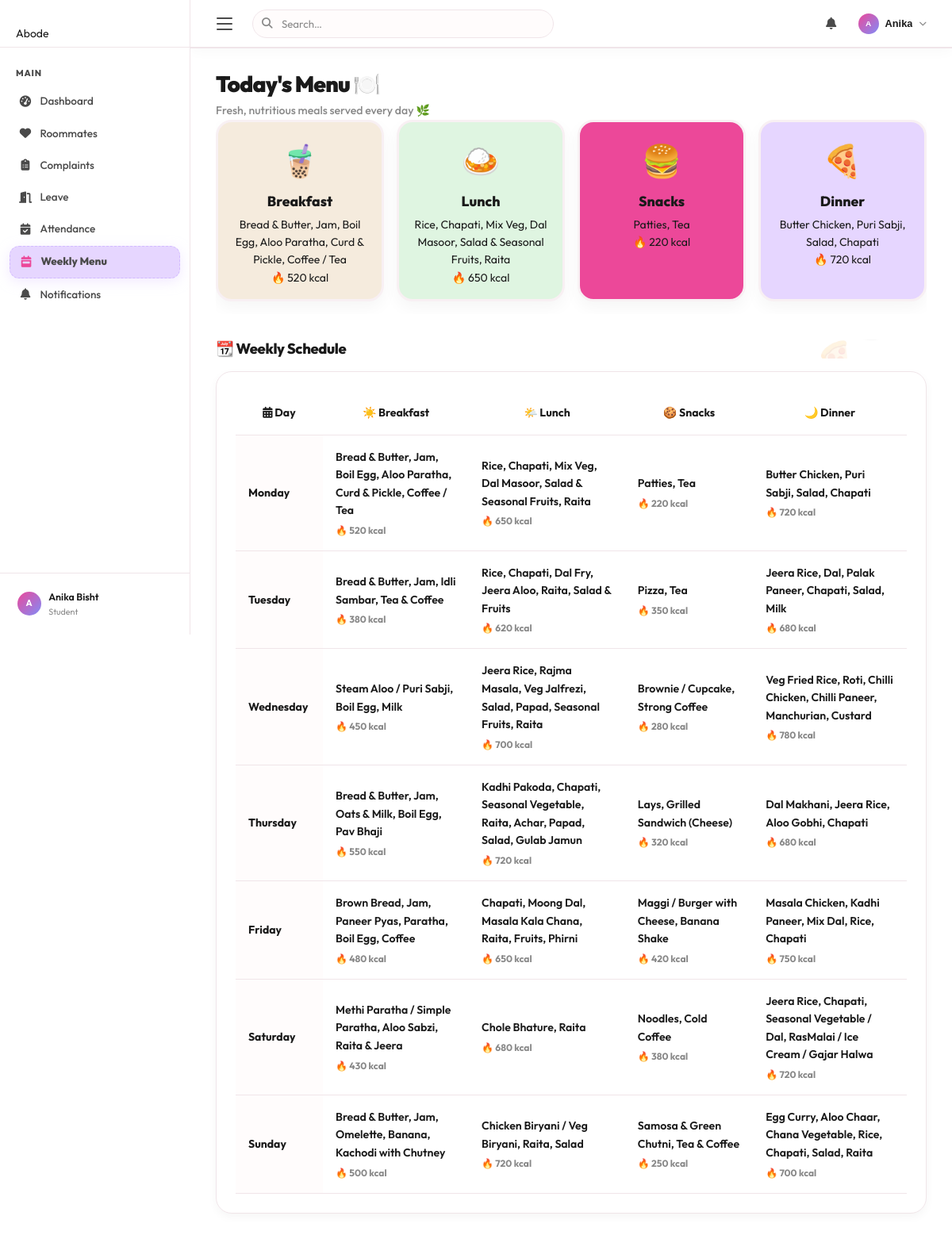
The app's page /menu/ (signed in) with its own data.
### tables this page shows
CREATE TABLE hostel_menu (
    id INTEGER PRIMARY KEY AUTOINCREMENT,
    day_id INTEGER NOT NULL,
    meal_id INTEGER NOT NULL,
    items TEXT NOT NULL,
    calories INTEGER DEFAULT 0,
    updated_at TIMESTAMP DEFAULT CURRENT_TIMESTAMP,
    FOREIGN KEY (day_id) REFERENCES menu_days (id) ON DELETE CASCADE,
    FOREIGN KEY (meal_id) REFERENCES meal_types (id) ON DELETE CASCADE,
    UNIQUE(day_id, meal_id)
);

CREATE TABLE meal_types (
    id INTEGER PRIMARY KEY AUTOINCREMENT,
    meal TEXT NOT NULL UNIQUE,
    display_order INTEGER NOT NULL
);

CREATE TABLE menu_days (
    id INTEGER PRIMARY KEY AUTOINCREMENT,
    day TEXT NOT NULL UNIQUE,
    display_order INTEGER NOT NULL
);

### routes/menu.py (the view)
@bp.route('/')
@login_required
def view_menu():
    cursor = get_cursor()
    cursor.execute('''
        SELECT
            md.id   AS day_id,
            md.day,
            md.display_order AS day_order,
            mt.id   AS meal_id,
            mt.meal,
            mt.display_order AS meal_order,
            hm.items,
            hm.calories
        FROM menu_days md
        CROSS JOIN meal_types mt
        LEFT JOIN hostel_menu hm
               ON md.id = hm.day_id AND mt.id = hm.meal_id
        ORDER BY md.display_order, mt.display_order
    ''')
    rows = cursor.fetchall()
    cursor.execute('SELECT meal FROM meal_types ORDER BY display_order')
    meal_names = [r['meal'] for r in cursor.fetchall()]
    cursor.execute('SELECT day FROM menu_days ORDER BY display_order')
    day_names = [r['day'] for r in cursor.fetchall()]
    weekly_menu = {}
    for row in rows:
        day  = row['day']
        meal = row['meal']
        if day not in weekly_menu:
            weekly_menu[day] = {}
        weekly_menu[day][meal] = {
            'items':    row['items']    or 'Not set',
            'calories': row['calories'] or 0,
        }
    return render_template(
        'menu.html',
        weekly_menu=weekly_menu,
        day_names=day_names,
        meal_names=meal_names,
    )

### app.py (called while the page is built)
@app.context_processor
def inject_unread_count():
    if 'user_id' in session:
        from services.db import get_cursor
        uid = session['user_id']
        try:
            cursor = get_cursor()
            cursor.execute("""
                SELECT COUNT(*) AS cnt FROM notifications
                WHERE (user_id = ? OR user_id IS NULL) AND is_read = 0
            """, (uid,))
            result = cursor.fetchone()
            return {'unread_count': result['cnt'] if result else 0}
        except Exception:
            return {'unread_count': 0}
    return {'unread_count': 0}

### routes/menu.py (called while the page is built)
def login_required(f):
    @wraps(f)
    def decorated(*args, **kwargs):
        if 'user_id' not in session:
            flash('Please log in to continue.', 'warning')
            return redirect(url_for('auth.login'))
        return f(*args, **kwargs)
    return decorated

### services/db.py (called while the page is built)
def get_db():
    if 'db' not in g:
        g.db = sqlite3.connect(Config.DB_PATH)
        g.db.row_factory = sqlite3.Row   # Access columns by name like a dict
        g.db.execute("PRAGMA foreign_keys = ON")
    return g.db

def get_cursor(dictionary=True):
    db = get_db()
    return db.cursor()

### templates/menu.html (shortened to what this page needs)
{% extends "base.html" %}
{% block content %}
<div class="abode-menu-page">
  <div class="abode-menu-content">
    <div class="abode-menu-header fade-in">
      <div style="display:flex;align-items:center;justify-content:space-between;flex-wrap:wrap;gap:1rem;">
        <div>
          <h1 style="font-size:1.75rem; font-weight:900; letter-spacing:-0.03em;">Today's Menu 🍽️</h1>
          <p style="font-size:0.88rem; color:var(--text-3); margin-top:0.25rem; font-weight:500;">
            Fresh, nutritious meals served every day 🌿
          </p>
        </div>
      </div>
    </div>
    <div class="abode-meal-cards">
      <div class="abode-meal-card breakfast fade-in fade-in-1" style="background:var(--abode-beige);">
        <span class="abode-meal-icon sticker-interact">🧋</span>
        <div class="abode-meal-name">Breakfast</div>
        {% for day, meals in weekly_menu.items() %}{% if loop.first %}
          {% set b = meals.get('Breakfast', {}) %}
          <div class="abode-meal-items">{{ b['items'] if b and b.get('items') != 'Not set' else 'Menu not available' }}</div>
          {% if b and b.get('calories') %}<span class="abode-meal-cal">🔥 {{ b['calories'] }} kcal</span>{% endif %}
        {% endif %}{% endfor %}
      </div>
      <div class="abode-meal-card lunch fade-in fade-in-2" style="background:var(--abode-mint);">
        <span class="abode-meal-icon sticker-interact">🍛</span>
        <div class="abode-meal-name">Lunch</div>
        {% for day, meals in weekly_menu.items() %}{% if loop.first %}
          {% set l = meals.get('Lunch', {}) %}
          <div class="abode-meal-items">{{ l['items'] if l and l.get('items') != 'Not set' else 'Menu not available' }}</div>
          {% if l and l.get('calories') %}<span class="abode-meal-cal">🔥 {{ l['calories'] }} kcal</span>{% endif %}
        {% endif %}{% endfor %}
      </div>
      <div class="abode-meal-card snacks fade-in fade-in-3" style="background:var(--abode-pink);">
        <span class="abode-meal-icon sticker-interact">🍔</span>
        <div class="abode-meal-name">Snacks</div>
        {% for day, meals in weekly_menu.items() %}{% if loop.first %}
          {% set s = meals.get('Snacks', {}) %}
          <div class="abode-meal-items">{{ s['items'] if s and s.get('items') != 'Not set' else 'Menu not available' }}</div>
          {% if s and s.get('calories') %}<span class="abode-meal-cal">🔥 {{ s['calories'] }} kcal</span>{% endif %}
        {% endif %}{% endfor %}
      </div>
      <div class="abode-meal-card dinner fade-in fade-in-4" style="background:var(--abode-lavender);">
        <span class="abode-meal-icon sticker-interact">🍕</span>
        <div class="abode-meal-name">Dinner</div>
        {% for day, meals in weekly_menu.items() %}{% if loop.first %}
          {% set d = meals.get('Dinner', {}) %}
          <div class="abode-meal-items">{{ d['items'] if d and d.get('items') != 'Not set' else 'Menu not available' }}</div>
          {% if d and d.get('calories') %}<span class="abode-meal-cal">🔥 {{ d['calories'] }} kcal</span>{% endif %}
        {% endif %}{% endfor %}
      </div>
    </div>
    <div style="margin-top:1.5rem; margin-bottom:1rem; position:relative; overflow:hidden;" class="fade-in">
      <h2 style="font-size:1.15rem; font-weight:800; color:var(--text); letter-spacing:-0.02em;">
        📆 Weekly Schedule
      </h2>
      <div class="menu-sticker" style="top: -10px; right: 10%; animation-delay: 0s;">🍕</div>
      <div class="menu-sticker" style="bottom: 10px; right: 5%; animation-delay: 2s;">🍛</div>
    </div>
    <div style="background:white; border:1px solid var(--border); border-radius:20px; padding:1.5rem; box-shadow:var(--shadow-sm); overflow-x:auto;" class="fade-in fade-in-2">
      <table class="abode-data-table" style="border-collapse: separate; border-spacing: 0;">
        <thead>
          <tr>
            <th style="min-width:110px; border-bottom:1px solid var(--border); padding:1rem;"><i class="fas fa-calendar-days"></i> Day</th>
            {% for meal in meal_names %}
            <th style="min-width:140px; border-bottom:1px solid var(--border); padding:1rem;">
              {% if meal == 'Breakfast' %}☀️
              {% elif meal == 'Lunch' %}🌤️
              {% elif meal == 'Snacks' %}🍪
              {% elif meal == 'Dinner' %}🌙
              {% endif %}
              {{ meal }}
            </th>
            {% endfor %}
          </tr>
        </thead>
        <tbody>
          {% for day in day_names %}
          <tr>
            <td style="font-weight:700; background:var(--bg); border-bottom:1px solid #F0E5E9; padding:1rem;">{{ day }}</td>
            {% for meal in meal_names %}
            {% set cell = weekly_menu.get(day, {}).get(meal, {}) %}
            <td style="border-bottom:1px solid #F0E5E9; padding:1rem;">
              {% if cell and cell['items'] != 'Not set' %}
              <div style="font-size:0.88rem; font-weight:600; color:var(--text); margin-bottom:0.25rem;">{{ cell['items'] }}</div>
              {% if cell['calories'] %}
              <div style="font-size:0.75rem; font-weight:700; color:var(--text-3);">
                <span style="color:#F59E0B">🔥</span> {{ cell['calories'] }} kcal
              </div>
              {% endif %}
              {% else %}
              <span style="font-size:0.8rem; color:var(--text-3); opacity:0.5;">-</span>
              {% endif %}
            </td>
            {% endfor %}
          </tr>
          {% endfor %}
        </tbody>
      </table>
    </div>
  </div>
</div>
{% endblock %}

### static/css/style.css (style rules this page uses)
*, *::before, *::after { box-sizing: border-box; margin: 0; padding: 0; }
:root { --sidebar-w: 240px; --topbar-h: 60px; --bg: #FFFCFC; --bg-card: #ffffff; --sidebar-bg: #ffffff; --topbar-bg: #ffffff; --primary: #EC4899; --primary-dark: #BE185D; --primary-light: #FBCFE8; --primary-glow: rgba(236, 72, 153, 0.4); --text: #1A1A1A; --text-2: #4A4A4A; --text-3: #888888; --text-inv: #ffffff; --border: #F0E5E9; --border-2: #F8F0F3; --divider: #F8F0F3; --abode-pink: #EC4899; --abode-lavender: #E6D6FF; --abode-mint: #DFF5E1; --abode-beige: #F5EBDD; --green: #DFF5E1; --green-soft: #F2FCEF; --green-text: #2C7A3A; --red: #FDA4AF; --red-soft: #FFE4E6; --red-text: #BE123C; --orange: #F5EBDD; --orange-soft: #FDF9F2; --orange-text: #9B6220; --blue: #E6D6FF; --blue-soft: #F5F0FF; --blue-text: #5b3699; --shadow-xs: 0 1px 2px rgba(0,0,0,.03); --shadow-sm: 0 4px 12px rgba(0,0,0,.04); --shadow: 0 8px 24px rgba(0,0,0,.06); --shadow-md: 0 12px 32px rgba(0,0,0,.08); --shadow-lg: 0 20px 48px rgba(0,0,0,.1); --r-sm: 12px; --r: 16px; --r-lg: 20px; --r-xl: 24px; --r-full: 9999px; }
html { scroll-behavior: smooth; }
body { font-family: 'Outfit', system-ui, -apple-system, sans-serif; background: var(--bg); color: var(--text); line-height: 1.6; min-height: 100vh; overflow-x: hidden; font-size: 14px; }
h1,h2,h3,h4,h5 { font-family: 'Outfit', sans-serif; color: var(--text); line-height: 1.3; }
.fade-in { animation: fadeInUp .4s ease both; }
.fade-in-1 { animation-delay: .05s; }
.fade-in-2 { animation-delay: .1s; }
.fade-in-3 { animation-delay: .15s; }
.fade-in-4 { animation-delay: .2s; }

### static/css/abode-animations.css (style rules this page uses)
:root { --abode-bg: #FFFFFF; --abode-text: #1A1A1A; --abode-text-muted: #888888; --abode-border: none; --abode-shadow: 0 10px 30px rgba(0,0,0,0.06); --abode-shadow-active: 0 4px 15px rgba(0,0,0,0.08); }
body { font-family: 'Outfit', sans-serif; background-color: var(--abode-bg); color: var(--abode-text); -webkit-font-smoothing: antialiased; }
h1, h2, h3, h4 { font-family: 'Outfit', sans-serif; font-weight: 800; letter-spacing: -0.02em; }
.menu-sticker { position: absolute; font-size: 2.5rem; z-index: 1; opacity: 0.15; pointer-events: none; animation: float 6s ease-in-out infinite; }

### templates/menu.html (style rules this page uses)
.abode-meal-card { flex: 1; min-width: 140px; padding: 1rem; border-radius: 20px; border: 3px solid var(--border-2); box-shadow: 0 8px 20px rgba(0,0,0,0.04); display: flex; flex-direction: column; align-items: center; text-align: center; transition: transform 0.3s cubic-bezier(0.175, 0.885, 0.32, 1.275), box-shadow 0.3s ease; }
.abode-meal-name { font-size: 1.1rem; font-weight: 800; margin-top: 0.4rem; margin-bottom: 0.2rem; }
.abode-meal-icon { font-size: 2.5rem; display: inline-block; transition: transform 0.2s cubic-bezier(0.175, 0.885, 0.32, 1.275); }
.abode-meal-cards { display: flex; flex-wrap: nowrap; gap: 1rem; margin-bottom: 2rem; overflow-x: auto; padding-bottom: 1rem; }

### records on screen
hostel_menu: items "Bread & Butter, Jam, Boil Egg, Aloo Paratha, Curd & Pickle, Coffee / Tea", calories "520"
hostel_menu: items "Rice, Chapati, Mix Veg, Dal Masoor, Salad & Seasonal Fruits, Raita", calories "650"
hostel_menu: items "Patties, Tea", calories "220"
hostel_menu: items "Butter Chicken, Puri Sabji, Salad, Chapati", calories "720"
meal_types: meal "Breakfast"
meal_types: meal "Lunch"
meal_types: meal "Snacks"
meal_types: meal "Dinner"
menu_days: day "Monday"
menu_days: day "Tuesday"
hostel_menu: items "Bread & Butter, Jam, Idli Sambar, Tea & Coffee", calories "380"
hostel_menu: items "Rice, Chapati, Dal Fry, Jeera Aloo, Raita, Salad & Fruits", calories "620"
hostel_menu: items "Pizza, Tea", calories "350"
hostel_menu: items "Jeera Rice, Dal, Palak Paneer, Chapati, Salad, Milk", calories "680"
menu_days: day "Wednesday"
hostel_menu: items "Steam Aloo / Puri Sabji, Boil Egg, Milk", calories "450"
hostel_menu: items "Jeera Rice, Rajma Masala, Veg Jalfrezi, Salad, Papad, Seasonal Fruits, Raita", calories "700"
hostel_menu: items "Brownie / Cupcake, Strong Coffee", calories "280"
hostel_menu: items "Veg Fried Rice, Roti, Chilli Chicken, Chilli Paneer, Manchurian, Custard", calories "780"
menu_days: day "Thursday"
hostel_menu: items "Bread & Butter, Jam, Oats & Milk, Boil Egg, Pav Bhaji", calories "550"
hostel_menu: items "Kadhi Pakoda, Chapati, Seasonal Vegetable, Raita, Achar, Papad, Salad, Gulab Jamun", calories "720"
hostel_menu: items "Lays, Grilled Sandwich (Cheese)", calories "320"
hostel_menu: items "Dal Makhani, Jeera Rice, Aloo Gobhi, Chapati", calories "680"
menu_days: day "Friday"
hostel_menu: items "Brown Bread, Jam, Paneer Pyas, Paratha, Boil Egg, Coffee", calories "480"
hostel_menu: items "Chapati, Moong Dal, Masala Kala Chana, Raita, Fruits, Phirni", calories "650"
hostel_menu: items "Maggi / Burger with Cheese, Banana Shake", calories "420"
hostel_menu: items "Masala Chicken, Kadhi Paneer, Mix Dal, Rice, Chapati", calories "750"
menu_days: day "Saturday"
hostel_menu: items "Methi Paratha / Simple Paratha, Aloo Sabzi, Raita & Jeera", calories "430"
hostel_menu: items "Chole Bhature, Raita", calories "680"
hostel_menu: items "Noodles, Cold Coffee", calories "380"
hostel_menu: items "Jeera Rice, Chapati, Seasonal Vegetable / Dal, RasMalai / Ice Cream / Gajar Halwa", calories "720"
menu_days: day "Sunday"
hostel_menu: items "Bread & Butter, Jam, Omelette, Banana, Kachodi with Chutney", calories "500"
hostel_menu: items "Chicken Biryani / Veg Biryani, Raita, Salad", calories "720"
hostel_menu: items "Samosa & Green Chutni, Tea & Coffee", calories "250"
hostel_menu: items "Egg Curry, Aloo Chaar, Chana Vegetable, Rice, Chapati, Salad, Raita", calories "700"

### other values on screen
{{ (session.full_name or 'U')[:1].upper() }} "A"
{{ session.full_name }} "Anika Bisht"
{{ session.role }} "Student"
{{ (session.full_name or '').split()[0] }} "Anika"
